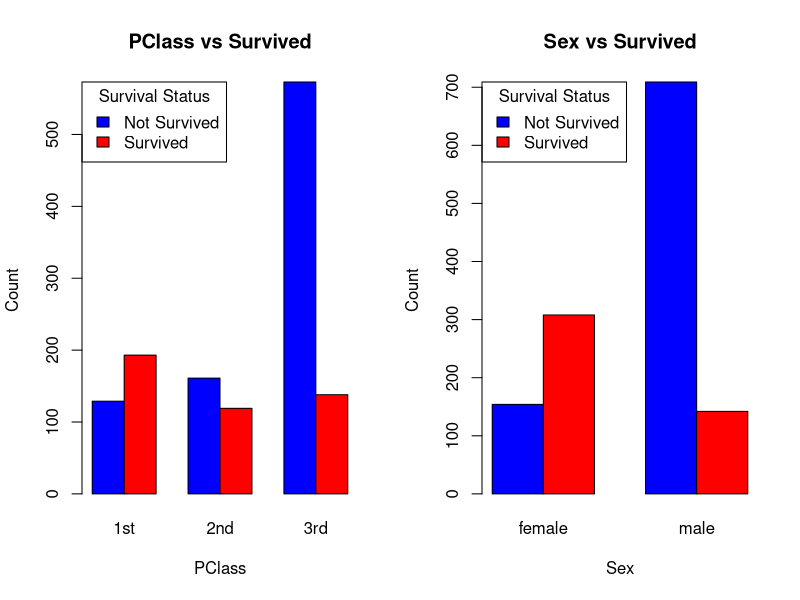
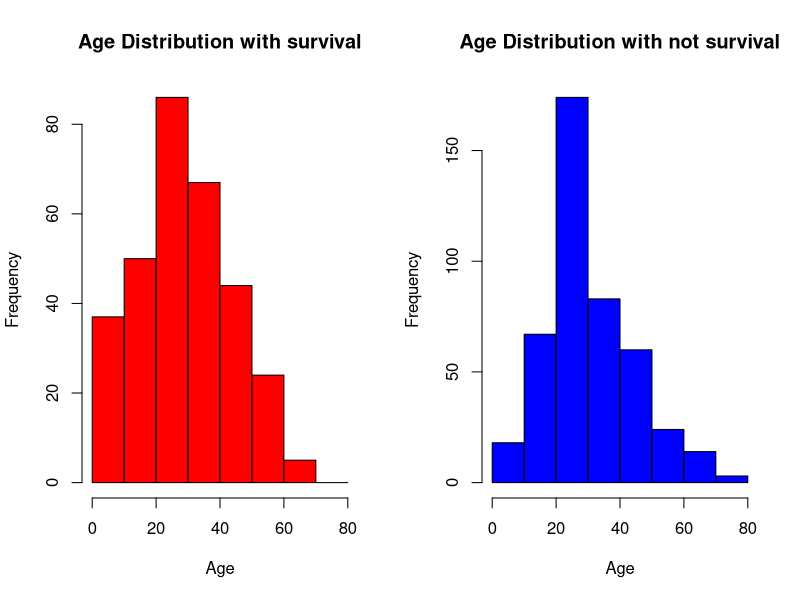
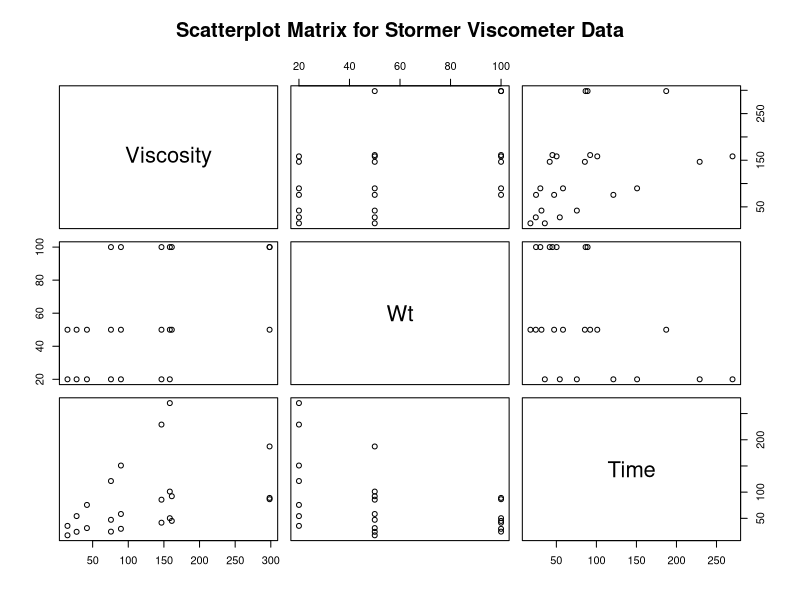
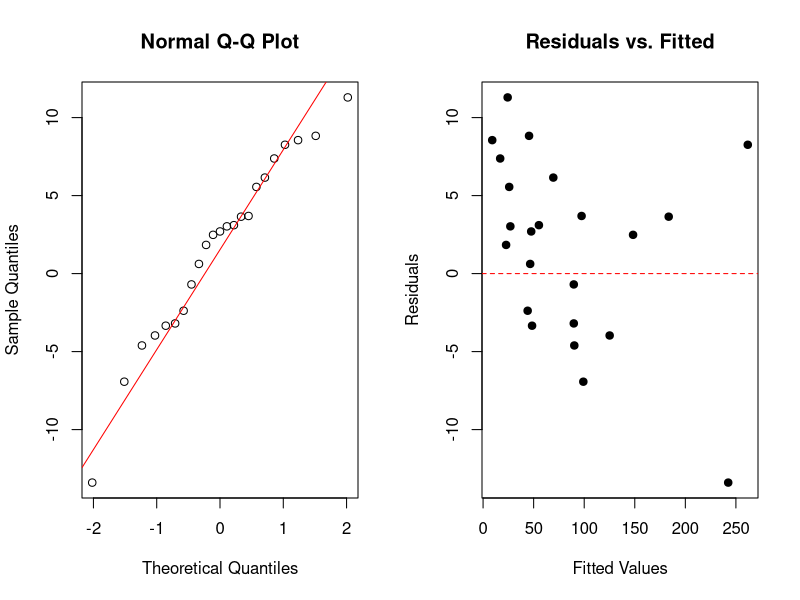
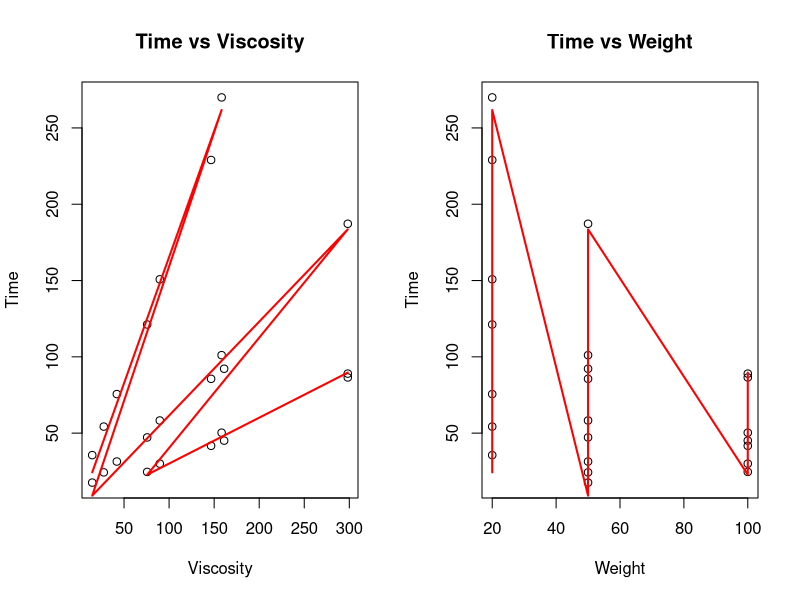
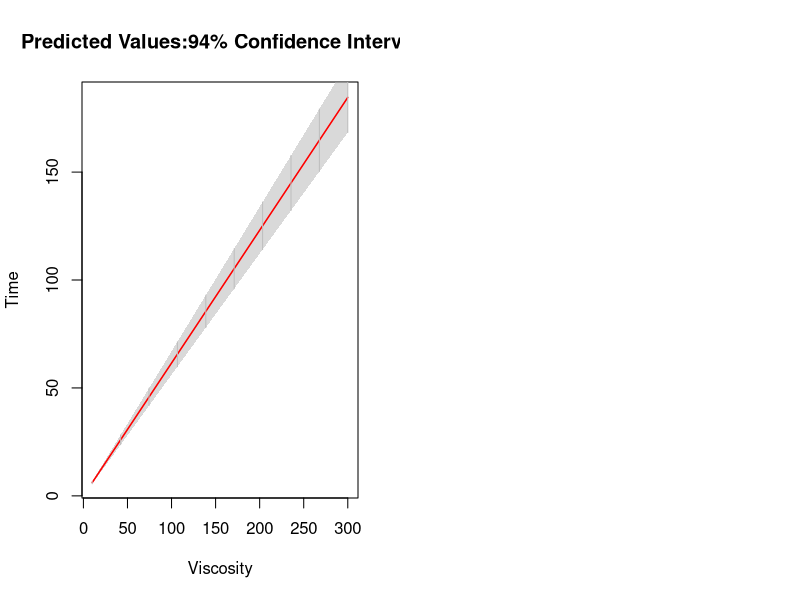

Generate these figures, in order, with R:
## ---- chunk 1
knitr::opts_chunk$set(echo = TRUE)
# only round 3
options(digits = 3)
knitr::opts_chunk$set(fig.show='hold')
knitr::opts_chunk$set(fig.height = 2.5)
## ---- chunk 2
data = read.table('titanic.txt', header = TRUE);summary(data)
table_pclass_survived <- table(data$Survived, data$PClass)
table_sex_survived <- table(data$Survived, data$Sex)
## ---- chunk 3
library(dplyr);survival_rate <- data %>%
  group_by(PClass, Sex, Survived) %>%
  summarise(Count = n(), .groups = "drop_last") %>%
  mutate(Rate = Count / sum(Count)) %>%filter(Survived == 1);survival_rate
## ---- chunk 4
par(mfrow = c(1,2))
barplot(table_pclass_survived, beside = TRUE,
        col=c("blue", "red"), 
        main="PClass vs Survived", 
        xlab="PClass", ylab="Count", 
        legend.text=c("Not Survived", "Survived"), 
        args.legend=list(title="Survival Status", x="topleft"))
barplot(table_sex_survived, beside = TRUE,
        col=c("blue", "red"), 
        main="Sex vs Survived", xlab="Sex", ylab="Count", 
        legend.text=c("Not Survived", "Survived"), 
        args.legend=list(title="Survival Status", x="topleft"))

survived_data <- data[data$Survived == 1, ]
not_survived_data <- data[data$Survived == 0, ]
hist(survived_data$Age, 
     breaks=seq(0, 80, by=10), 
     col="red",xlim=c(0, 80), 
     main="Age Distribution with survival", 
     xlab="Age", ylab="Frequency", border="black")
hist(not_survived_data$Age, 
     breaks=seq(0, 80, by=10),
     col="blue",xlim=c(0, 80), 
     main="Age Distribution with not survival", 
     xlab="Age", ylab="Frequency", border="black")
## ---- chunk 5
titanic_lr_model <- glm(Survived ~ PClass + Age + Sex, data=data, family=binomial)
summary(titanic_lr_model);anova(titanic_lr_model,test="Chisq")
## ---- chunk 6
log_odds <- coef(titanic_lr_model);odds <- exp(log_odds);odds
## ---- chunk 7
glm_age_sex <- glm(Survived ~ Age * Sex, data=data, family=binomial)
anova(glm_age_sex,test="Chisq")
glm_age_pclass <- glm(Survived ~ Age * PClass, data=data, family=binomial)
anova(glm_age_sex,test="Chisq")
glm_all <- glm(Survived ~ Age + PClass+Sex+ Age:Sex+Age:PClass, data=data, family=binomial)
anova(glm_all,test="Chisq")
## ---- chunk 8
model <- glm(Survived ~ PClass + Age + Sex + Age:Sex, data = data, family=binomial)
summary(model)
## ---- chunk 9
anova(titanic_lr_model,model)
## ---- chunk 10
without_age <- glm(Survived ~ PClass  + Sex+Age:Sex, data = data, family=binomial)
anova(without_age,model)
## ---- chunk 11
without_Sex <- glm(Survived ~ PClass  + Age+Age:Sex, data = data, family=binomial)
anova(without_Sex,model)
## ---- chunk 12
without_age_sex <- glm(Survived ~ PClass + Age:Sex, data = data, family=binomial)
anova(without_age_sex,model)
## ---- chunk 13
df <- expand.grid(
  PClass = factor(c("1st", "2nd", "3rd"), levels = c("1st", "2nd", "3rd")),
  Sex = factor(c("female", "male"), levels = c("female", "male")),Age = 55)
predict_probs <- predict(model, newdata = df, type = "response")
df$Survival_Prob <- predict_probs;df
## ---- chunk 14
chisq_PClass <- chisq.test(table_pclass_survived);chisq_PClass
chisq_Sex <- fisher.test(table_sex_survived);chisq_Sex
## ---- chunk 15
coups_data = read.table('coups.txt', header = TRUE)
coupsglm = glm(miltcoup~oligarchy + pollib + parties + pctvote + popn + size + numelec + numregim, family = poisson, data = coups_data);summary(coupsglm)
## ---- chunk 16
summary(glm(miltcoup~oligarchy + pollib + parties + pctvote + popn + size + numregim, family = poisson,data = coups_data))
## ---- chunk 17
summary(glm(miltcoup~oligarchy + pollib + parties + pctvote + popn + size, family = poisson,data = coups_data))
## ---- chunk 18
summary(glm(miltcoup~oligarchy + pollib + parties + pctvote + popn, family = poisson,data = coups_data))
## ---- chunk 19
summary(glm(miltcoup~oligarchy + pollib + parties + pctvote, family = poisson,data = coups_data))
## ---- chunk 20
reduced_model=glm(miltcoup~oligarchy + pollib + parties, family = poisson,data = coups_data);summary(reduced_model)
## ---- chunk 21
anova(coupsglm,reduced_model)
## ---- chunk 22
oligarchy_avg <- mean(coups_data$oligarchy)
parties_avg <- mean(coups_data$parties)
new_data <- data.frame(
  oligarchy = oligarchy_avg,
  pollib = c(0,1,2),parties = parties_avg)
predictions <- predict(reduced_model,newdata = new_data)
result <- data.frame(Pollib = c(0,1,2), Prediction = predictions);result
## ---- chunk 23
library(MASS)
data(stormer);par(mfrow = c(1,2))
pairs(stormer, main="Scatterplot Matrix for Stormer Viscometer Data")
## ---- chunk 24
stormer_linear = lm(Time ~ Viscosity + Wt, data = stormer);summary(stormer_linear)
## ---- chunk 25
form = as.formula(Time ~ theta1 * Viscosity / (Wt - theta2))
non_linear = nls(form, data = stormer, start = c(theta1=0.622, theta2 = -1.693))
non_linear;summary(non_linear);
## ---- chunk 26
par(mfrow = c(1,2)) 
qqnorm(resid(non_linear));qqline(resid(non_linear),col="red")
plot(fitted(non_linear),resid(non_linear) , main = "Residuals vs. Fitted", 
     xlab = "Fitted Values", ylab = "Residuals", pch = 19)
abline(h = 0, col = "red", lty = 2)
## ---- chunk 27
shapiro.test(residuals(non_linear))  
## ---- chunk 28
par(mfrow = c(1,2))
plot(Time ~ Viscosity, data = stormer, 
     xlab = "Viscosity", ylab = "Time", main = "Time vs Viscosity")
lines(stormer$Viscosity, predict(non_linear, newdata = stormer), col="red", lwd=2)
plot(Time ~ Wt, data = stormer, 
     xlab = "Weight", ylab = "Time", main = "Time vs Weight")
lines(stormer$Wt , predict(non_linear, newdata = stormer), col="red", lwd=2)
## ---- chunk 29
theta1_estimate <- coef(non_linear)["theta1"]
theta1_se <- summary(non_linear)$coefficients["theta1", "Std. Error"]
t_stat <- (theta1_estimate - 25) / theta1_se
p_value <- 2 * pt(-abs(t_stat), df=df.residual(non_linear));p_value
## ---- chunk 30
theta_hat <- coef(non_linear);cov_matrix=vcov(non_linear);se=sqrt(diag(cov_matrix))
lb=theta_hat-qnorm(0.96)*se;ub=theta_hat+qnorm(0.96)*se
ci=cbind(lb,ub);rownames(ci)=names(theta_hat);ci
## ---- chunk 31
v_grid <- seq(10, 300, length.out = 10);w_fixed <- 50 

f_v_theta <- function(v, theta) {
  theta["theta1"] * v / (w_fixed - theta["theta2"])}# Function for prediction
T_pred <- f_v_theta(v_grid, theta_hat)
grad_f <- function(v, theta) {
  c(v / (w_fixed - theta["theta2"]),     # Partial derivative w.r.t. theta1
    -theta["theta1"] * v / (w_fixed - theta["theta2"])^2)  # w.r.t. theta2
}
se_T <- sapply(v_grid, function(v) {
  grad_vec <- grad_f(v, theta_hat)  # Gradient vector
  sqrt(t(grad_vec) %*% vcov(non_linear)%*% grad_vec)  # Standard error
})
alpha <- 0.06  # 94% CI, so 1 - alpha = 0.94
t_crit <- qt(1 - alpha / 2, df = length(stormer$Time) - length(theta_hat))  # t-value
lower_bound <- T_pred - t_crit * se_T
upper_bound <- T_pred + t_crit * se_T
# Plot predictions and confidence intervals
plot(v_grid, T_pred, type="l", lwd=0.5, col="red",
     xlab="Viscosity", ylab="Time", 
     main="Predicted Values:94% Confidence Interval")
polygon(c(v_grid, rev(v_grid)), c(lower_bound, rev(upper_bound)), 
        col=rgb(0.7, 0.7, 0.7, 0.5), border=NA)
lines(v_grid, T_pred, lwd=1.5, col="red")  
segments(v_grid, lower_bound, v_grid, upper_bound, col="grey")
  
## ---- chunk 32
model_small <- nls(Time ~ (25 * Viscosity) / (Wt - theta2), data=stormer, start=list(theta2=0))
anova(model_small, non_linear)
RSS_small=sum(resid(model_small)^2);RSS=sum(resid(non_linear)^2)
n=length(resid(non_linear));q=length(coef(non_linear));p=length(coef(model_small))
f=((RSS_small-RSS)/(q-p))/(RSS/(n-1));f;1-pf(f,q-p,n-q)

